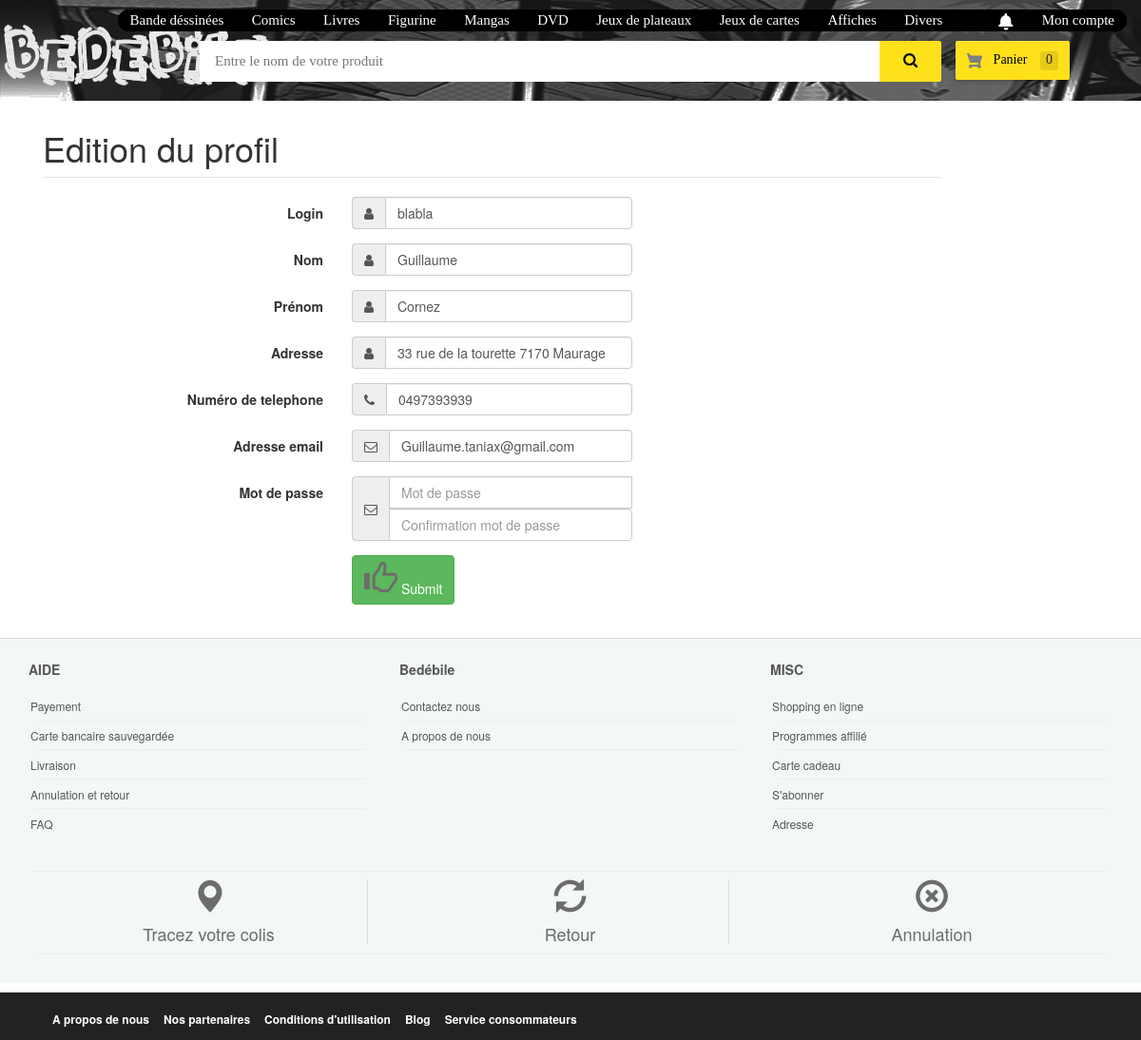
Screenshot of /Bedebile/user_update_his_profile (signed in) with the database file from the repository.
### tables this page shows
CREATE TABLE users (
  user_id INT(11) NOT NULL PRIMARY KEY AUTO_INCREMENT,
  user_name VARCHAR(50) DEFAULT NULL,
  user_firstname VARCHAR(50) DEFAULT NULL,
  user_email VARCHAR(255) NOT NULL UNIQUE,
  user_login VARCHAR(255) NOT NULL UNIQUE,
  user_password VARCHAR(255) NOT NULL,
  user_adresse VARCHAR(255) DEFAULT NULL,
  user_role INT(11) NOT NULL,
  user_tel CHAR(11) DEFAULT NULL,
  FOREIGN KEY (user_role) REFERENCES roles(role_id)
);

### Bedebile/controller/user_update_his_profile.php (called while the page is built, shortened)
<?php
require 'models/user.php';
$user = getUserById($_SESSION['id']);
    include 'views/user_update_his_profile.php';
?>

### Bedebile/models/user.php (called while the page is built, shortened)
<?php
function getUserById($id) {
    $bdd = getDb();
    $reponse = $bdd->prepare('SELECT * FROM users WHERE user_id = :id');
    $reponse->execute(array('id' => $id));
    $donnees = $reponse->fetch();
    return $donnees;
}
?>

### Bedebile/views/user_update_his_profile.php (the view, shortened to what this page needs)
<div class="container">
  <div class="row">
  <div class="col-md-10">
  <fieldset>
  <legend><h1>Edition du profil</h1></legend>
  <form class="form-horizontal" action="#" method="post">
  <div class="form-group">
    <label class="col-md-4 control-label" for="Login">Login</label>
    <div class="col-md-4">
   <div class="input-group">
         <div class="input-group-addon">
          <i class="fa fa-user">
          </i>
        <input type="text" hidden name="login_update_default" value="<?=$user['user_login']?>"><br>
         </div>
         <input id="login_update" name="login_update" type="text" value="<?=$user['user_login']?>" class="form-control input-md">
        </div>
    </div>
  </div>
  <div class="form-group">
    <label class="col-md-4 control-label" for="Name">Nom</label>
    <div class="col-md-4">
   <div class="input-group">
         <div class="input-group-addon">
          <i class="fa fa-user">
          </i>
         </div>
         <input id="name_update" name="name_update" type="text" value="<?=$user['user_name']?>" class="form-control input-md">
        </div>
    </div>
  </div>
  <div class="form-group">
    <label class="col-md-4 control-label" for="Firstname">Prénom</label>
    <div class="col-md-4">
   <div class="input-group">
         <div class="input-group-addon">
          <i class="fa fa-user">
          </i>
         </div>
         <input id="firstname_update" name="firstname_update" type="text" value="<?=$user['user_firstname']?>" class="form-control input-md">
        </div>
    </div>
  </div>
  <div class="form-group">
    <label class="col-md-4 control-label" for="Adresse">Adresse</label>
    <div class="col-md-4">
   <div class="input-group">
         <div class="input-group-addon">
          <i class="fa fa-user">
          </i>
         </div>
         <input id="Adresse" name="adresse_update" type="text" value="<?=$user['user_adresse']?>" class="form-control input-md">
        </div>
    </div>
  </div>
  <div class="form-group">
    <label class="col-md-4 control-label" for="Phone number ">Numéro de telephone</label>
    <div class="col-md-4">
      <div class="input-group">
           <div class="input-group-addon">
         <i class="fa fa-phone"></i>
           </div>
        <input id="phonenumber_update" name="phonenumber_update" type="text" value="<?=$user['user_tel']?>" class="form-control input-md">
      </div>
    </div>
  </div>
  <div class="form-group">
    <label class="col-md-4 control-label" for="email_update">Adresse email</label>
    <div class="col-md-4">
    <div class="input-group">
         <div class="input-group-addon">
       <i class="fa fa-envelope-o"></i>
        <input type="text" hidden name="email_update_default" value="<?=$user['user_email']?>"><br>
         </div>
          <input id="email_update" name="email_update" type="text" value="<?=$user['user_email']?>" class="form-control input-md">
        </div>
    </div>
  </div>
  <div class="form-group">
    <label class="col-md-4 control-label" for="password_update">Mot de passe</label>
    <div class="col-md-4">
      <div class="input-group">
        <div class="input-group-addon">
         <i class="fa fa-envelope-o"></i>
        </div>
        <input id="password_update" name="password_update" type="password" placeholder="Mot de passe" class="form-control input-md">
        <input id="password_verify_update" name="password_verify_update" type="password" placeholder="Confirmation mot de passe" class="form-control input-md">
      </div>
    </div>
  </div>
  <div class="form-group">
    <label class="col-md-4 control-label" ></label>
    <div class="col-md-4">
      <button class="btn btn-success" type="submit" name="update-user"><span class="glyphicon glyphicon-thumbs-up"></span> Submit</button>
    </div>
  </div>
  </form>
  </fieldset>
  </div>
  </div>
</div>
  <?php
  include 'includes/layout.php'; ?>

### Bedebile/css/style.css (style rules this page uses)
.glyphicon { font-size: 35px; color:#6d6c6c; }
.container { margin-bottom: 10px; }

### rows the page displays
users: login_update "blabla", name_update "Guillaume", firstname_update "Cornez", adresse_update "33 rue de la tourette 7170 Maurage", phonenumber_update "0497393939", email_update "Guillaume.taniax@gmail.com"
